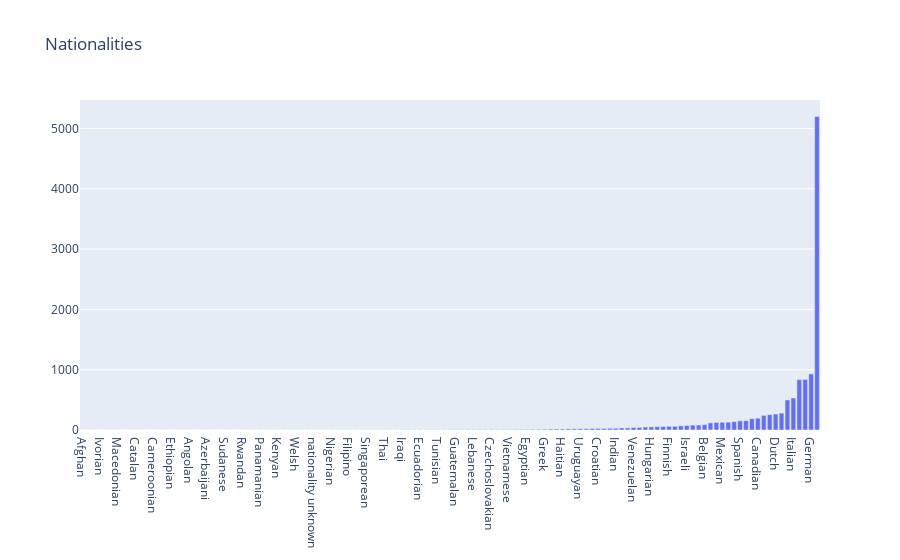

The cell this chart's notebook holds for it:
### Code cell
fig = go.Figure(data=go.Bar(x=df_nat_u_sort.Nationality,
            y=df_nat_u_sort.Freq), layout=go.Layout(
        title=go.layout.Title(text="Nationalities")
    ))
fig.show()

### Figure 1 — Plotly figure (JSON) as saved in the notebook; plotly's stock layout.template omitted (floating-point values rounded to 4 significant figures)
{"data": [{"type": "bar", "x": ["Afghan", "Emirati", "Indonesian", "Ivorian", "Kuwaiti", "Cypriot", "Macedonian", "Mauritanian", "Mozambican", "Catalan", "Native American", "Guyanese", "Cameroonian", "Cambodian", "Burkinabe", "Ethiopian", "Paraguayan", "Ugandan", "Angolan", "Tanzanian", "Syrian", "Azerbaijani", "Tajik", "Bahamian", "Sudanese", "Saudi Arabian", "Sahrawi", "Rwandan", "Namibian", "Malaysian", "Panamanian", "Lithuanian", "Latvian", "Kenyan", "Kazakhstani", "Various", "Welsh", "Nationality Unknown", "Nicaraguan", "nationality unknown", "Congolese", "Costa Rican", "Nigerian", "Pakistani", "Bolivian", "Filipino", "Canadian Inuit", "Senegalese", "Singaporean", "Malian", "Kyrgyzstani", "Thai", "Estonian", "Ghanaian", "Iraqi", "Bulgarian", "Palestinian", "Ecuadorian", "Luxembourgish", "Albanian", "Tunisian", "Zimbabwean", "Puerto Rican", "Guatemalan", "Moroccan", "Serbian", "Lebanese", "Algerian", "Slovenian", "Czechoslovakian", "Taiwanese", "Georgian", "Vietnamese", "Slovak", "Bosnian", "Egyptian", "Icelandic", "Ukrainian", "Greek", "New Zealander", "Portuguese", "Haitian", "Irish", "Romanian", "Uruguayan", "Iranian", "Yugoslav", "Croatian", "Turkish", "Scottish", "Indian", "Peruvian", "Korean", "Venezuelan", "Colombian", "Norwegian", "Hungarian", "Australian", "Cuban", "Finnish", "Chilean", "South African", "Israeli", "Chinese", "Czech", "Belgian", "Danish", "Polish", "Mexican", "Swedish", "Argentine", "Spanish", "Brazilian", "Russian", "Canadian", "Austrian", "Nationality unknown", "Dutch", "Swiss", "Japanese", "Italian", "British", "French", "German", "American"], "y": [1, 1, 1, 1, 1, 1, 1, 1, 1, 1, 1, 1, 1, 1, 1, 1, 1, 1, 1, 1, 1, 1, 1, 1, 1, 1, 1, 1, 2, 2, 2, 2, 2, 2, 2, 2, 2, 2, 2, 2, 2, 2, 3, 3, 3, 3, 3, 3, 3, 3, 3, 3, 3, 3, 4, 4, 4, 4, 4, 4, 4, 4, 5, 5, 5, 6, 6, 6, 6, 6, 7, 7, 7, 8, 8, 8, 11, 11, 13, 16, 17, 17, 19, 20, 21, 21, 24, 25, 26, 28, 28, 34, 35, 41, 42, 49, 52, 56, 58, 60, 61, 69, 75, 81, 83, 89, 119, 125, 128, 130, 139, 153, 155, 188, 196, 243, 255, 265, 280, 498, 531, 835, 839, 930, 5198]}], "layout": {"title": {"text": "Nationalities"}}}
